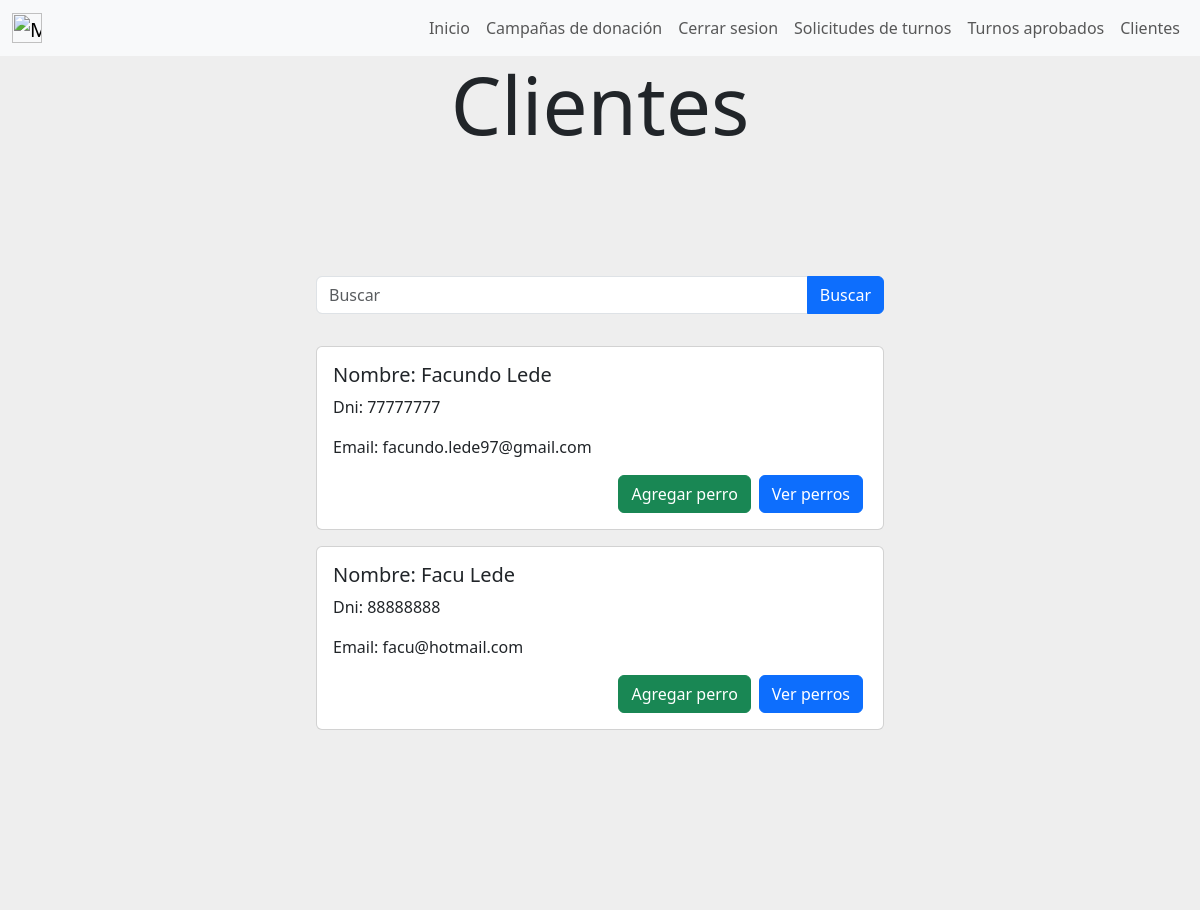
The app's page /clientes (signed in) with its own data.
### user/models.py (models this page shows)
class User(AbstractUser):
    dni = models.CharField(max_length=8, unique=True)
    email = models.EmailField(unique=True)

### gestion_de_clientes/views.py (the view)
# urls.py: path('clientes',views.clientes, name= "clientes"),
def clientes(request):
    search_query = request.GET.get("search")
    clientes = User.objects.filter(is_superuser=False)
    if request.method == "GET" and "search" in request.GET:
        if search_query:
            clientes = clientes.filter(dni__icontains=search_query)
    context = {
        "clientes": clientes,
        "search_query": search_query
    }
    return render(request, "gestion_de_clientes/clientes.html", context)

### gestion_de_clientes/templates/gestion_de_clientes/clientes.html (shortened to what this page needs)
{% extends "gestion_de_usuarios/base.html" %}
{% block content %}
{% if user.is_superuser %}
<div style="background-color:#eee;height: 20%;text-align: center;">
    <h1 class="display-1">Clientes</h1>
</div>
<div style="background-color:#eee;height: 5%;text-align: center;">
</div>
<div class="container-fluid" style="background-color: #eee; padding: 20px;">
    <div class="row justify-content-center">
        <div class="col-md-6">
            <form action="" method="GET" class="input-group">
                <input type="text" class="form-control" name="search" placeholder="Buscar" aria-label="Buscar" aria-describedby="search-button">
                <button class="btn btn-primary" type="submit" id="search-button">Buscar</button>
            </form>
        </div>
    </div>
    {% if clientes.count != 0 %}
        {% if search_query %}
            {% for cliente in clientes %}
            <div class="row justify-content-center mt-3">
                <div class="col-md-6">
                    <div class="card">
                        <div class="card-body">
                            <h5 class="card-title">Nombre: {{ cliente.first_name }} {{cliente.last_name}}</h5>
                            <p class="card-text">Dni: {{ cliente.dni }}</p>
                            <p class="card-text">Email: {{ cliente.email }}</p>
                            <div class="d-flex justify-content-end">
                                <a href = "{% url 'cargar_perro' cliente.id %}" class="btn btn-success mx-1">Agregar perro</a>
                                <a href = "{% url 'ver_perros_cliente' cliente.id %}" class="btn btn-primary mx-1">Ver perros</a>
                            </div>
                        </div>
                    </div>
                </div>
            </div>
            {% endfor %}
        {% else %}
            {% for cliente in clientes %}
                <div class="row justify-content-center mt-3">
                    <div class="col-md-6">
                        <div class="card">
                            <div class="card-body">
                                <h5 class="card-title">Nombre: {{ cliente.first_name }} {{cliente.last_name}}</h5>
                                <p class="card-text">Dni: {{ cliente.dni }}</p>
                                <p class="card-text">Email: {{ cliente.email }}</p>
                                <div class="d-flex justify-content-end">
                                    <a href = "{% url 'cargar_perro' cliente.id %}" class="btn btn-success mx-1">Agregar perro</a>
                                    <a href = "{% url 'ver_perros_cliente' cliente.id %}" class="btn btn-primary mx-1">Ver perros</a>
                                </div>
                            </div>
                        </div>
                    </div>
                </div>
            {% endfor %}
        {% endif %}
        </div>
        <div style="background-color:#eee;height: 20%;"></div>
        {% endif %}
{% endif %}
{% endblock %}

### records on screen
User: first_name "Facundo", last_name "Lede", dni "77777777", email "facundo.lede97@gmail.com"
User: first_name "Facu", last_name "Lede", dni "88888888", email "facu@hotmail.com"
